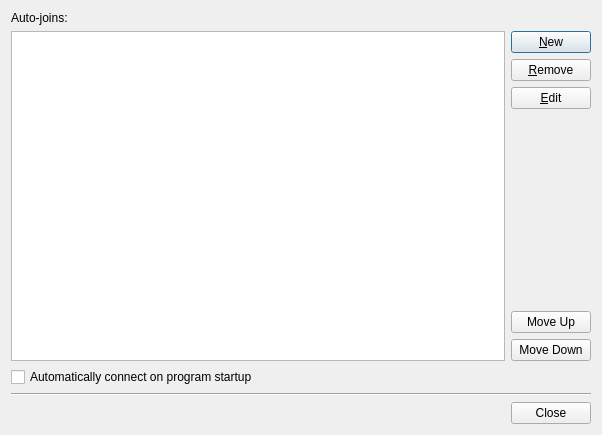
<?xml version="1.0" encoding="UTF-8"?>
<ui version="4.0">
 <class>dialog_ManageAutoJoins</class>
 <widget class="QDialog" name="dialog_ManageAutoJoins">
  <property name="geometry">
   <rect>
    <x>0</x>
    <y>0</y>
    <width>602</width>
    <height>435</height>
   </rect>
  </property>
  <property name="windowTitle">
   <string>Manage IRC Channel Auto-Joins</string>
  </property>
  <layout class="QVBoxLayout" name="verticalLayout">
   <item>
    <widget class="QLabel" name="label">
     <property name="text">
      <string>Auto-joins:</string>
     </property>
    </widget>
   </item>
   <item>
    <layout class="QHBoxLayout" name="horizontalLayout">
     <item>
      <widget class="QTreeView" name="treeView_AutoJoins">
       <property name="font">
        <font>
         <family>MS Shell Dlg 2</family>
         <pointsize>10</pointsize>
        </font>
       </property>
       <property name="selectionMode">
        <enum>QAbstractItemView::SingleSelection</enum>
       </property>
       <property name="selectionBehavior">
        <enum>QAbstractItemView::SelectRows</enum>
       </property>
       <property name="indentation">
        <number>10</number>
       </property>
       <property name="uniformRowHeights">
        <bool>false</bool>
       </property>
       <attribute name="headerVisible">
        <bool>true</bool>
       </attribute>
       <attribute name="headerDefaultSectionSize">
        <number>128</number>
       </attribute>
      </widget>
     </item>
     <item>
      <layout class="QVBoxLayout" name="verticalLayout_3">
       <property name="spacing">
        <number>6</number>
       </property>
       <item>
        <widget class="QPushButton" name="pushButton_New">
         <property name="text">
          <string>&amp;New</string>
         </property>
        </widget>
       </item>
       <item>
        <widget class="QPushButton" name="pushButton_Remove">
         <property name="text">
          <string>&amp;Remove</string>
         </property>
        </widget>
       </item>
       <item>
        <widget class="QPushButton" name="pushButton_Edit">
         <property name="text">
          <string>&amp;Edit</string>
         </property>
        </widget>
       </item>
       <item>
        <spacer name="verticalSpacer">
         <property name="orientation">
          <enum>Qt::Vertical</enum>
         </property>
         <property name="sizeHint" stdset="0">
          <size>
           <width>20</width>
           <height>40</height>
          </size>
         </property>
        </spacer>
       </item>
       <item>
        <widget class="QPushButton" name="pushButton_MoveUp">
         <property name="text">
          <string>Move Up</string>
         </property>
        </widget>
       </item>
       <item>
        <widget class="QPushButton" name="pushButton_MoveDown">
         <property name="text">
          <string>Move Down</string>
         </property>
        </widget>
       </item>
      </layout>
     </item>
    </layout>
   </item>
   <item>
    <layout class="QHBoxLayout" name="horizontalLayout_2">
     <item>
      <widget class="QCheckBox" name="checkBox_AutoConnectOnStartup">
       <property name="text">
        <string>Automatically connect on program startup</string>
       </property>
      </widget>
     </item>
     <item>
      <spacer name="horizontalSpacer">
       <property name="orientation">
        <enum>Qt::Horizontal</enum>
       </property>
       <property name="sizeHint" stdset="0">
        <size>
         <width>40</width>
         <height>20</height>
        </size>
       </property>
      </spacer>
     </item>
    </layout>
   </item>
   <item>
    <widget class="Line" name="line">
     <property name="orientation">
      <enum>Qt::Horizontal</enum>
     </property>
    </widget>
   </item>
   <item>
    <widget class="QDialogButtonBox" name="buttonBox">
     <property name="orientation">
      <enum>Qt::Horizontal</enum>
     </property>
     <property name="standardButtons">
      <set>QDialogButtonBox::Close</set>
     </property>
    </widget>
   </item>
  </layout>
 </widget>
 <tabstops>
  <tabstop>treeView_AutoJoins</tabstop>
  <tabstop>pushButton_New</tabstop>
  <tabstop>pushButton_Remove</tabstop>
  <tabstop>pushButton_Edit</tabstop>
  <tabstop>pushButton_MoveUp</tabstop>
  <tabstop>pushButton_MoveDown</tabstop>
 </tabstops>
 <resources/>
 <connections>
  <connection>
   <sender>buttonBox</sender>
   <signal>accepted()</signal>
   <receiver>dialog_ManageAutoJoins</receiver>
   <slot>accept()</slot>
   <hints>
    <hint type="sourcelabel">
     <x>248</x>
     <y>254</y>
    </hint>
    <hint type="destinationlabel">
     <x>157</x>
     <y>274</y>
    </hint>
   </hints>
  </connection>
  <connection>
   <sender>buttonBox</sender>
   <signal>rejected()</signal>
   <receiver>dialog_ManageAutoJoins</receiver>
   <slot>reject()</slot>
   <hints>
    <hint type="sourcelabel">
     <x>316</x>
     <y>260</y>
    </hint>
    <hint type="destinationlabel">
     <x>286</x>
     <y>274</y>
    </hint>
   </hints>
  </connection>
 </connections>
</ui>
